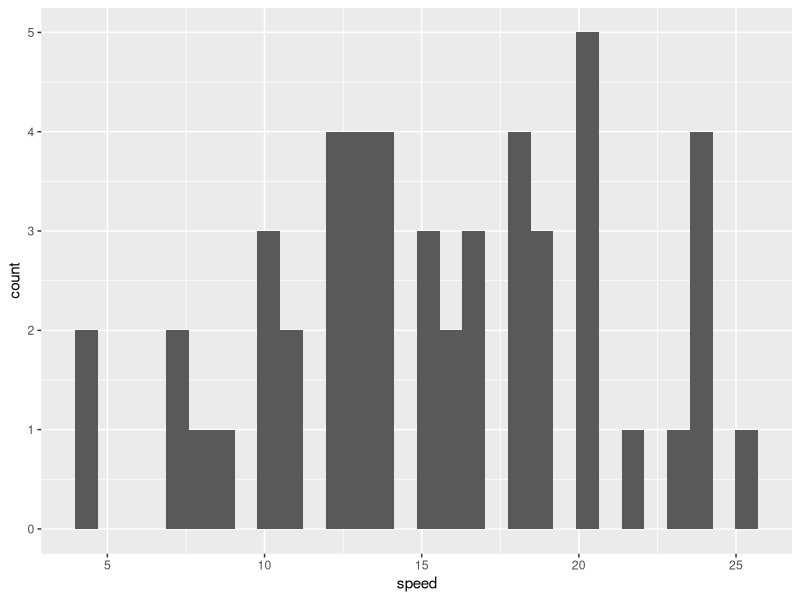
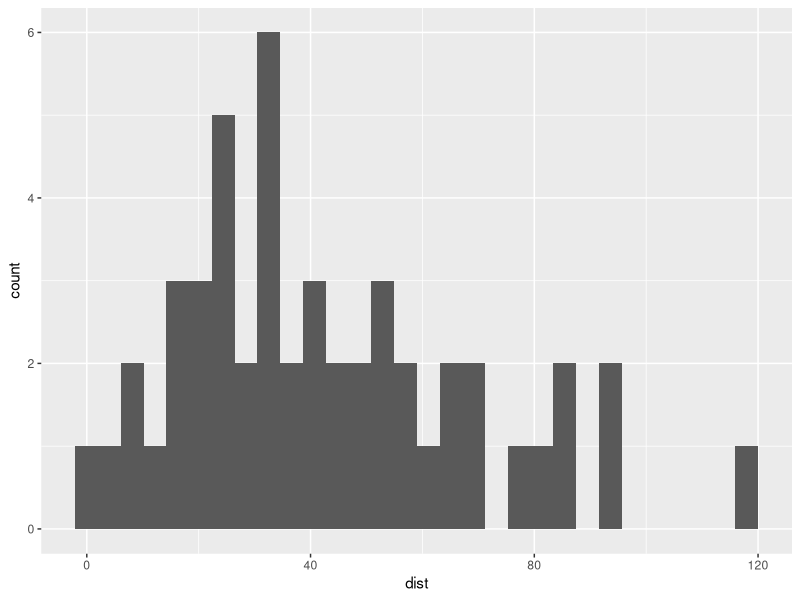
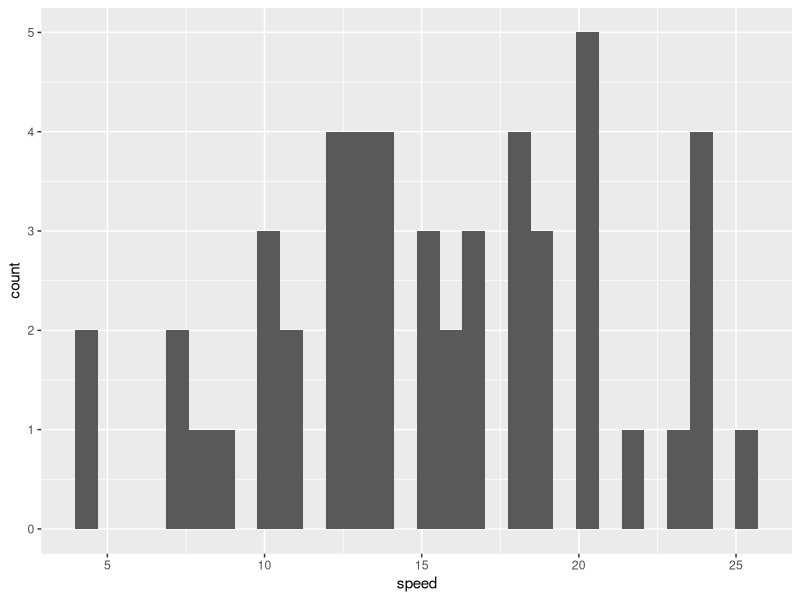
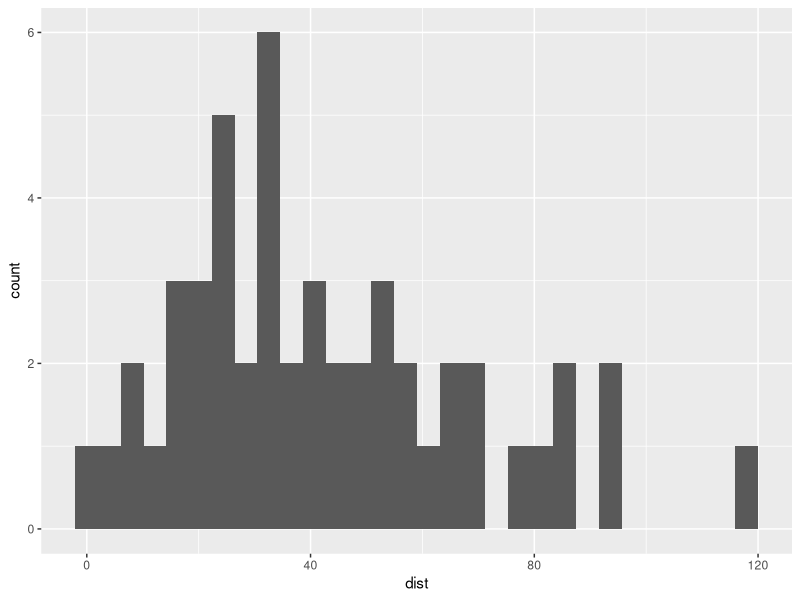

Here is the R script that generated these plots, in order:
## ---- chunk 1
#```{r setup, message=FALSE, warning=FALSE, include=FALSE} 
# include=F es suficiente para no incluir mensajes, etc.

# Opciones por defecto para los fragmentos de código
knitr::opts_chunk$set(eval = TRUE, echo = TRUE, 
                      warning = FALSE, message = FALSE,
                      results = "hide", fig.show="hide")
# se muestra y evalúa el código,
# no se muestran mensajes, ni avisos (warnings)
# no se muestran los resultados de código (tampoco gráficos)
#     en los códigos que considere necesarios los mostraré

# Elimino todo del Entorno (del documento)
rm(list = ls())       

# Cargo todas las bibliotecas necesarias
# (se podría hacer cuando cada una sea necesaria)
library(tidyverse)
# library(tidymodels)
# library(printr)
# library(skimr)
# library(dlookr)
# library(broom)
library(kableExtra)
# library(rpart.plot)
# library(vip)

#fijo el directorio de trabajo
#setwd("/home/albarran/Dropbox/MAD/00.TEC")
library(rmarkdown)
#render("filename.Rmd")     
#browseURL("filename.html")
## ---- chunk 2
#| layout-ncol: 2
ggplot(data = cars) + geom_histogram(aes(x = speed))  # en la izquierda
ggplot(data = cars) + geom_histogram(aes(x = dist))   # en la derecha
## ---- chunk 3
#| echo: false
#| layout-ncol: 2
#| fig-show: hold    # esta y la siguiente línea no funciona en Quarto, usa layout
#| out-width: 50%
#| fig-height: 3
ggplot(data = cars) + geom_histogram(aes(x = speed))  # en la izquierda
ggplot(data = cars) + geom_histogram(aes(x = dist))   # en la derecha
